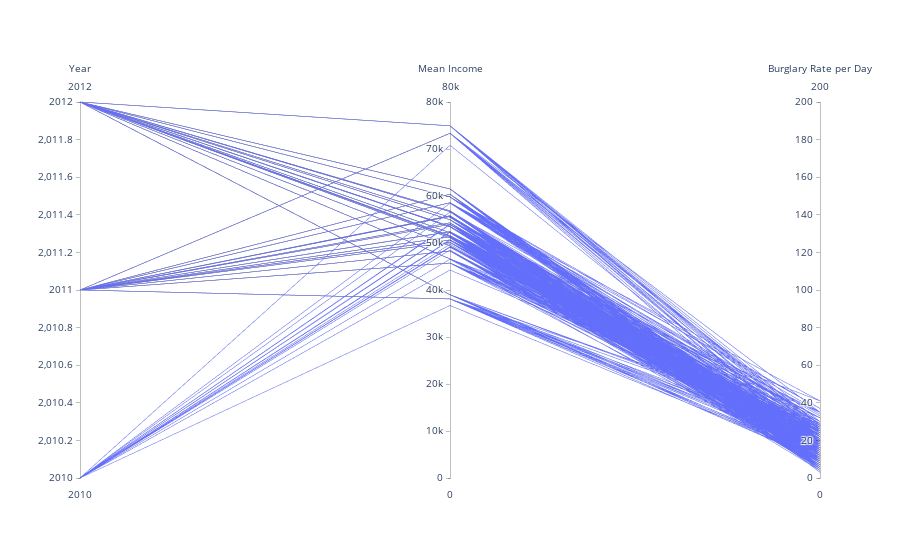

The code cell stored with this chart in its notebook:
### Code cell
Real_df_1 = filtered_df_new.loc[(filtered_df_new['Year'] <= 2012)]
Real_df_1 = Real_df_1.dropna()
fig_pcp_1 = go.Figure(data=
    go.Parcoords(
        line = dict(colorscale = 'Electric',
                   showscale = True),
        dimensions = list([
            dict(
                 label = "Year", values = Real_df_1['Year']),
            dict(range = [0,80000],
                 visible = True,
                 label = 'Mean Income', values = Real_df_1['Mean Income (£)']),
            dict(range = [0,200],
                 ticktext = ['0','50','100','150','200'],
                 label = 'Burglary Rate per Day', values = Real_df_1['Burglary Rate'])])
    )
)
fig_pcp_1.show()

### Figure 1 — Plotly figure (JSON) as saved in the notebook; plotly's stock layout.template omitted (floating-point values rounded to 4 significant figures; data arrays with more than 128 entries replaced by an {"elided": "..."} marker saying what was removed)
{"data": [{"dimensions": [{"label": "Year", "values": {"elided": "400 int values"}}, {"label": "Mean Income", "range": [0, 80000], "values": {"elided": "400 int values"}, "visible": true}, {"label": "Burglary Rate per Day", "range": [0, 200], "ticktext": ["0", "50", "100", "150", "200"], "values": {"elided": "400 int values"}}], "line": {"colorscale": [[0, "rgb(0,0,0)"], [0.2, "rgb(30,0,100)"], [0.4, "rgb(120,0,100)"], [0.6, "rgb(160,90,0)"], [0.8, "rgb(230,200,0)"], [1, "rgb(255,250,220)"]], "showscale": true}, "type": "parcoords"}], "layout": {}}
